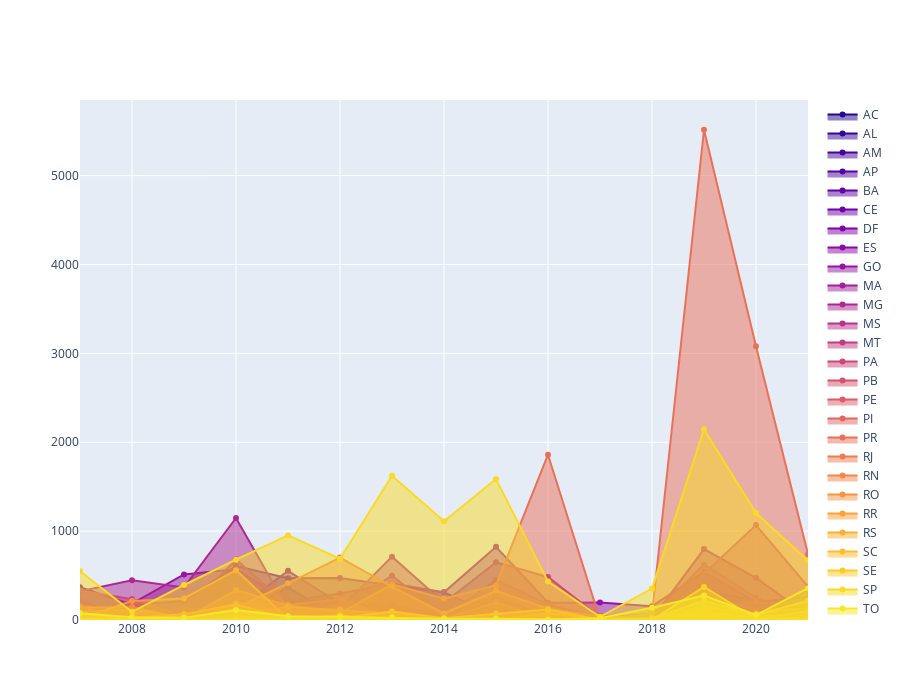

Source (notebook cell):
### Code cell
fig = go.Figure()
for d,p in zip(states, pal):
    fig.add_trace(go.Scatter(x = df_res[df_res['STATE']==d]['YEAR'],
                             y = df_res[df_res['STATE']==d]['TESTS'],
                             name = d,
                             line_color = p, 
                             fill='tozeroy'))   #tozeroy 
    fig.update_layout(width = 900, height = 700)

fig.show()

### Figure 1 — Plotly figure (JSON) as saved in the notebook; plotly's stock layout.template omitted (floating-point values rounded to 4 significant figures)
{"data": [{"fill": "tozeroy", "line": {"color": "#240691"}, "name": "AC", "type": "scatter", "x": [2007, 2008, 2009, 2010, 2011, 2012, 2013, 2014, 2015, 2016, 2017, 2018, 2019, 2020, 2021], "y": [3, 2, 22, 78, 19, 2, 1, 4, 4, 20, 1, 1, 0, 1, 97]}, {"fill": "tozeroy", "line": {"color": "#350498"}, "name": "AL", "type": "scatter", "x": [2007, 2008, 2009, 2010, 2011, 2012, 2013, 2014, 2015, 2016, 2017, 2018, 2019, 2020, 2021], "y": [66, 29, 3, 62, 13, 17, 7, 4, 16, 1, 0, 2, 34, 7, 11]}, {"fill": "tozeroy", "line": {"color": "#44039e"}, "name": "AM", "type": "scatter", "x": [2007, 2008, 2009, 2010, 2011, 2012, 2013, 2014, 2015, 2016, 2017, 2018, 2019, 2020, 2021], "y": [53, 49, 3, 53, 366, 17, 120, 48, 12, 8, 27, 2, 45, 22, 63]}, {"fill": "tozeroy", "line": {"color": "#5302a3"}, "name": "AP", "type": "scatter", "x": [2007, 2008, 2009, 2010, 2011, 2012, 2013, 2014, 2015, 2016, 2017, 2018, 2019, 2020, 2021], "y": [6, 13, 1, 22, 5, 28, 12, 1, 238, 2, 0, 0, 1, 0, 0]}, {"fill": "tozeroy", "line": {"color": "#6100a7"}, "name": "BA", "type": "scatter", "x": [2007, 2008, 2009, 2010, 2011, 2012, 2013, 2014, 2015, 2016, 2017, 2018, 2019, 2020, 2021], "y": [63, 170, 213, 607, 471, 473, 388, 311, 48, 25, 26, 67, 329, 221, 31]}, {"fill": "tozeroy", "line": {"color": "#6f00a8"}, "name": "CE", "type": "scatter", "x": [2007, 2008, 2009, 2010, 2011, 2012, 2013, 2014, 2015, 2016, 2017, 2018, 2019, 2020, 2021], "y": [369, 172, 10, 107, 216, 66, 70, 71, 269, 28, 7, 11, 92, 66, 329]}, {"fill": "tozeroy", "line": {"color": "#7e03a8"}, "name": "DF", "type": "scatter", "x": [2007, 2008, 2009, 2010, 2011, 2012, 2013, 2014, 2015, 2016, 2017, 2018, 2019, 2020, 2021], "y": [23, 15, 3, 53, 4, 13, 133, 84, 77, 121, 32, 9, 798, 474, 54]}, {"fill": "tozeroy", "line": {"color": "#8b0aa5"}, "name": "ES", "type": "scatter", "x": [2007, 2008, 2009, 2010, 2011, 2012, 2013, 2014, 2015, 2016, 2017, 2018, 2019, 2020, 2021], "y": [22, 41, 24, 120, 553, 185, 168, 31, 126, 36, 7, 45, 139, 8, 0]}, {"fill": "tozeroy", "line": {"color": "#9814a0"}, "name": "GO", "type": "scatter", "x": [2007, 2008, 2009, 2010, 2011, 2012, 2013, 2014, 2015, 2016, 2017, 2018, 2019, 2020, 2021], "y": [93, 184, 512, 570, 212, 297, 411, 311, 823, 195, 198, 156, 541, 205, 256]}, {"fill": "tozeroy", "line": {"color": "#a31e9a"}, "name": "MA", "type": "scatter", "x": [2007, 2008, 2009, 2010, 2011, 2012, 2013, 2014, 2015, 2016, 2017, 2018, 2019, 2020, 2021], "y": [45, 20, 9, 52, 72, 3, 16, 19, 19, 14, 5, 2, 15, 1, 15]}, {"fill": "tozeroy", "line": {"color": "#ae2892"}, "name": "MG", "type": "scatter", "x": [2007, 2008, 2009, 2010, 2011, 2012, 2013, 2014, 2015, 2016, 2017, 2018, 2019, 2020, 2021], "y": [322, 447, 366, 1148, 122, 123, 713, 193, 649, 484, 30, 52, 623, 251, 23]}, {"fill": "tozeroy", "line": {"color": "#b83289"}, "name": "MS", "type": "scatter", "x": [2007, 2008, 2009, 2010, 2011, 2012, 2013, 2014, 2015, 2016, 2017, 2018, 2019, 2020, 2021], "y": [217, 2, 66, 681, 158, 128, 498, 38, 448, 175, 23, 50, 522, 1068, 375]}, {"fill": "tozeroy", "line": {"color": "#c23c81"}, "name": "MT", "type": "scatter", "x": [2007, 2008, 2009, 2010, 2011, 2012, 2013, 2014, 2015, 2016, 2017, 2018, 2019, 2020, 2021], "y": [154, 77, 130, 115, 13, 177, 53, 2, 50, 100, 7, 32, 122, 197, 159]}, {"fill": "tozeroy", "line": {"color": "#cc4778"}, "name": "PA", "type": "scatter", "x": [2007, 2008, 2009, 2010, 2011, 2012, 2013, 2014, 2015, 2016, 2017, 2018, 2019, 2020, 2021], "y": [331, 235, 33, 190, 170, 233, 20, 12, 47, 11, 44, 31, 28, 34, 82]}, {"fill": "tozeroy", "line": {"color": "#d45270"}, "name": "PB", "type": "scatter", "x": [2007, 2008, 2009, 2010, 2011, 2012, 2013, 2014, 2015, 2016, 2017, 2018, 2019, 2020, 2021], "y": [47, 82, 5, 66, 97, 39, 57, 7, 8, 36, 0, 19, 48, 11, 26]}, {"fill": "tozeroy", "line": {"color": "#db5c68"}, "name": "PE", "type": "scatter", "x": [2007, 2008, 2009, 2010, 2011, 2012, 2013, 2014, 2015, 2016, 2017, 2018, 2019, 2020, 2021], "y": [163, 93, 11, 193, 97, 130, 28, 15, 199, 9, 12, 11, 85, 15, 47]}, {"fill": "tozeroy", "line": {"color": "#e26660"}, "name": "PI", "type": "scatter", "x": [2007, 2008, 2009, 2010, 2011, 2012, 2013, 2014, 2015, 2016, 2017, 2018, 2019, 2020, 2021], "y": [141, 16, 64, 95, 64, 80, 21, 25, 20, 9, 5, 10, 216, 7, 12]}, {"fill": "tozeroy", "line": {"color": "#e97158"}, "name": "PR", "type": "scatter", "x": [2007, 2008, 2009, 2010, 2011, 2012, 2013, 2014, 2015, 2016, 2017, 2018, 2019, 2020, 2021], "y": [141, 9, 7, 337, 163, 76, 401, 240, 392, 1860, 6, 70, 5516, 3080, 740]}, {"fill": "tozeroy", "line": {"color": "#ef7c51"}, "name": "RJ", "type": "scatter", "x": [2007, 2008, 2009, 2010, 2011, 2012, 2013, 2014, 2015, 2016, 2017, 2018, 2019, 2020, 2021], "y": [139, 145, 16, 135, 413, 702, 376, 73, 328, 128, 37, 6, 79, 78, 134]}, {"fill": "tozeroy", "line": {"color": "#f48849"}, "name": "RN", "type": "scatter", "x": [2007, 2008, 2009, 2010, 2011, 2012, 2013, 2014, 2015, 2016, 2017, 2018, 2019, 2020, 2021], "y": [89, 120, 10, 57, 147, 112, 69, 17, 14, 14, 2, 24, 35, 14, 4]}, {"fill": "tozeroy", "line": {"color": "#f89540"}, "name": "RO", "type": "scatter", "x": [2007, 2008, 2009, 2010, 2011, 2012, 2013, 2014, 2015, 2016, 2017, 2018, 2019, 2020, 2021], "y": [16, 213, 243, 561, 15, 21, 26, 2, 7, 77, 10, 7, 18, 35, 7]}, {"fill": "tozeroy", "line": {"color": "#fba238"}, "name": "RR", "type": "scatter", "x": [2007, 2008, 2009, 2010, 2011, 2012, 2013, 2014, 2015, 2016, 2017, 2018, 2019, 2020, 2021], "y": [45, 26, 66, 173, 19, 54, 5, 17, 10, 0, 0, 16, 148, 65, 0]}, {"fill": "tozeroy", "line": {"color": "#fdaf31"}, "name": "RS", "type": "scatter", "x": [2007, 2008, 2009, 2010, 2011, 2012, 2013, 2014, 2015, 2016, 2017, 2018, 2019, 2020, 2021], "y": [3, 2, 0, 31, 30, 20, 96, 21, 73, 118, 4, 4, 92, 13, 99]}, {"fill": "tozeroy", "line": {"color": "#febd2a"}, "name": "SC", "type": "scatter", "x": [2007, 2008, 2009, 2010, 2011, 2012, 2013, 2014, 2015, 2016, 2017, 2018, 2019, 2020, 2021], "y": [5, 0, 3, 1, 4, 1, 5, 1, 2, 2, 0, 18, 216, 58, 216]}, {"fill": "tozeroy", "line": {"color": "#fdcb26"}, "name": "SE", "type": "scatter", "x": [2007, 2008, 2009, 2010, 2011, 2012, 2013, 2014, 2015, 2016, 2017, 2018, 2019, 2020, 2021], "y": [6, 21, 4, 1, 18, 43, 1, 10, 7, 1, 0, 1, 372, 13, 13]}, {"fill": "tozeroy", "line": {"color": "#fada24"}, "name": "SP", "type": "scatter", "x": [2007, 2008, 2009, 2010, 2011, 2012, 2013, 2014, 2015, 2016, 2017, 2018, 2019, 2020, 2021], "y": [548, 92, 394, 679, 952, 690, 1623, 1111, 1587, 432, 36, 354, 2145, 1203, 667]}, {"fill": "tozeroy", "line": {"color": "#f5e926"}, "name": "TO", "type": "scatter", "x": [2007, 2008, 2009, 2010, 2011, 2012, 2013, 2014, 2015, 2016, 2017, 2018, 2019, 2020, 2021], "y": [77, 32, 24, 113, 43, 33, 28, 14, 15, 5, 19, 139, 275, 56, 358]}], "layout": {"height": 700, "width": 900, "xaxis": {"autorange": true, "range": [2007, 2021], "type": "linear"}, "yaxis": {"autorange": true, "range": [0, 5851.0], "type": "linear"}}}
